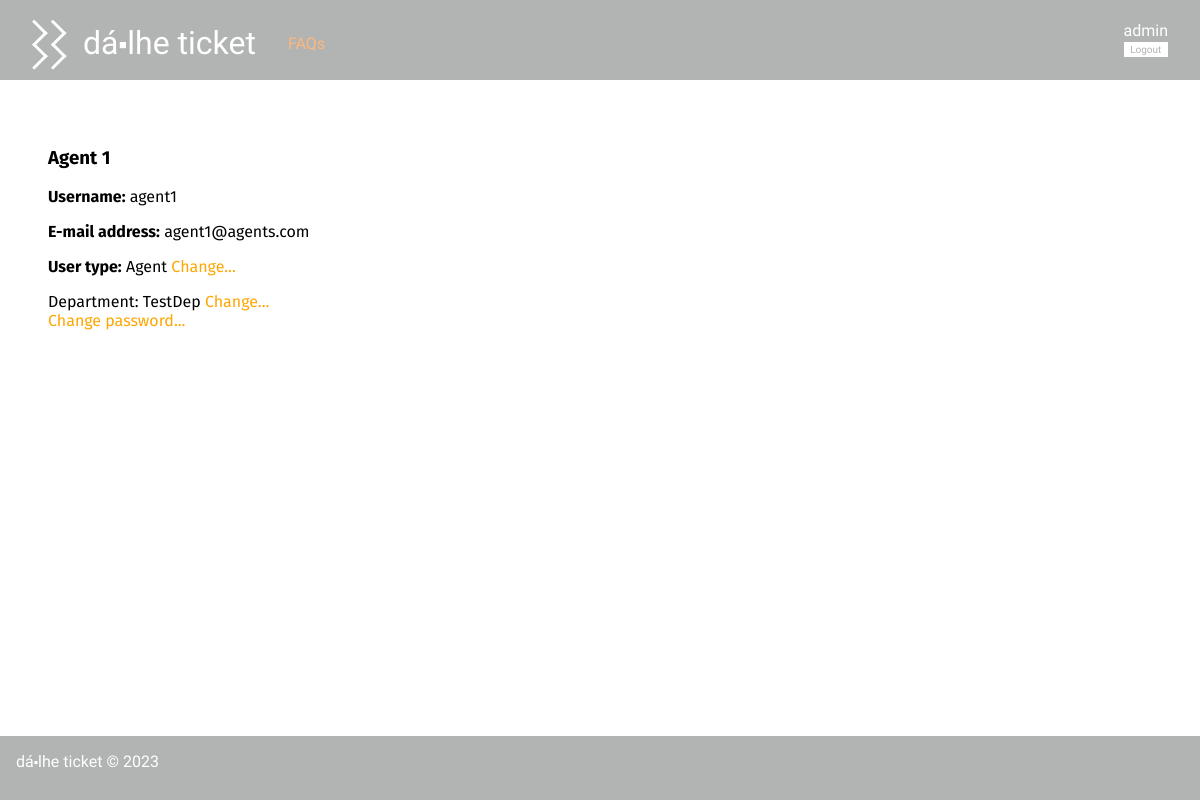
The app's page /pages/profile.php?username=agent1 (signed in) with its own data.
### tables this page shows
CREATE TABLE User(
   name varchar(60) not null,
   username varchar(20) primary key,
   email varchar(60) not null,
   password varchar(40) not null,
   type varchar(5) not null, /*user, agent, admin*/
   department varchar(20)
);

### pages/profile.php (called while the page is built, shortened)
<?php
    require_once(__DIR__ . '/../templates/common.tpl.php');
    require_once(__DIR__ . '/../templates/profile.tpl.php');
    require_once(__DIR__ . '/../utils/session.php');
    require_once(__DIR__ . '/../database/connection.db.php');
    require_once(__DIR__ . '/../database/user.class.php');
    $db = getDatabaseConnection();
    $user = User::getUserByUsername($db, $_GET['username']);
    drawProfile($user);
?>

### database/user.class.php (called while the page is built, shortened)
<?php
class User{
  public function __construct(string $name, string $username, string $email, string $type, string $department){
    $this->name = $name;
    $this->username = $username;
    $this->email = $email;
    $this->type = $type;
    $this->department = $department;
  }
  static public function getUserTypeByUsername(PDO $db, string $username) : string {
    $stmt = $db->prepare('SELECT type from User where username = ?');
    $stmt->execute(array($username));
    return $stmt->fetchAll()[0]['type'];
  }
  static public function getUserByUsername(PDO $db, string $username) : User {
    $stmt = $db->prepare('SELECT * from User where username = ?');
    $stmt->execute(array($username));
    $user = $stmt->fetchAll()[0];
    return new User(
      $user['name'],
      $user['username'],
      $user['email'],
      $user['type'],
      $user['department'],
    );
  }
}
?>

### utils/session.php (called while the page is built, shortened)
<?php
  class Session {
    public function isLoggedIn() : bool {
      return isset($_SESSION['id']);
    }
    public function getName() : ?string {
      return isset($_SESSION['name']) ? $_SESSION['name'] : null;
    }
  }
?>

### templates/profile.tpl.php (the view, shortened to what this page needs)
<?php
  $db = getDatabaseConnection();
  require_once(__DIR__ . '/../database/user.class.php');
  require_once(__DIR__ . '/../utils/session.php');
  function drawProfile(User $user) : void {
    global $session, $db;
    $my_type = $session->isLoggedIn()? User::getUserTypeByUsername($db, $session->getName()) : null;
  ?>
  <h3 class="name"><?= $user->name?></h3>
  <div class="username"><span class="bold">Username:</span> <?= $user->username?></div>
  <div class="email"><span class="bold">E-mail address:</span> <?= $user->email?></div>
  <div class="type"><span class="bold">User type:</span> <?= ($user->type == 'admin')? 'Administrator' : (($user->type == 'agent')? 'Agent' : 'Client')?>
<?php
    if ($my_type == 'admin') { ?>
  <a href="change_user_type.php?username=<?= $user->username?>">Change...</a>
<?php } ?>
  </div>
<?php if ($user->type == 'agent') { ?>
  <div class="department">Department: <?= ($user->department != '')? $user->department : 'None' ?>
<?php
      if ($my_type == 'admin') {?>
  <a href="change_agent_department.php?username=<?= $user->username?>">Change...</a>
<?php } ?>
  </div>
<?php
  }
    if ($my_type == 'admin' || $session->getName() == $user->username) {
?>
  <a href="change_password.php?username=<?= $user->username ?>">Change password...</a>
<?php
    }
  } ?>

### css/style.css (style rules this page uses)
body { font-family: 'Allerta Stencil', sans-serif; margin: 0; padding: 0; display: grid; grid-template-columns: auto; grid-template-rows: 5em auto 4em; grid-template-areas: "header" "main" "footer"; min-height: 100vh; background-color: #b2b3b3; }
a { text-decoration: none; color: orange; }
.username, .email, .type, .ticket_client, .ticket_agent, .ticket_status, .ticket_department, .ticket_hashtags { margin-bottom: 1em; }
.bold { font-weight: bold; }

### records on screen
user: name "Agent 1", username "agent1", email "agent1@agents.com", department "TestDep"

### other values on screen
$name "dá⬝lhe ticket"
$session->getName() "admin"
